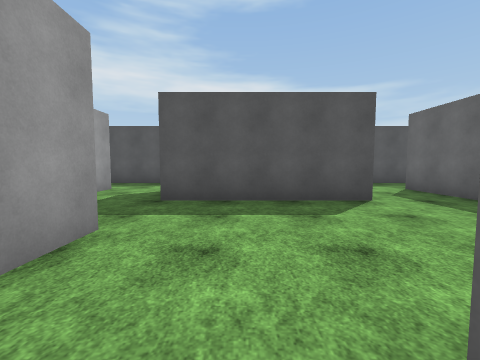
view 1 (above)

24 first-person views from a walk through a Unity game level. The camera is 1.4 m above the floor, tilts 4° down and sees 90° across. The floor is counted in squares, 2 m on a side. Each view is taken from the middle of a square. On the plan, view 1 faces up. The plan holds only what a view shows up to about 9 squares ahead; the rest is blank. The place goes on beyond the plan. The player is left out. Surface patterns are stand-ins for the level's own textures.

view 2
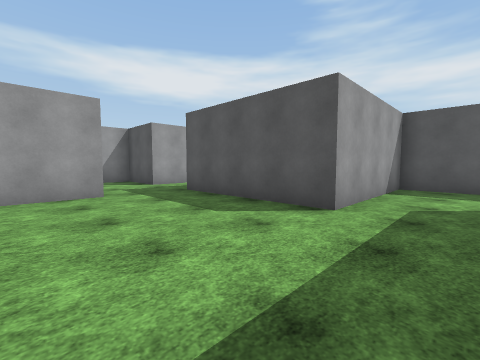

view 3
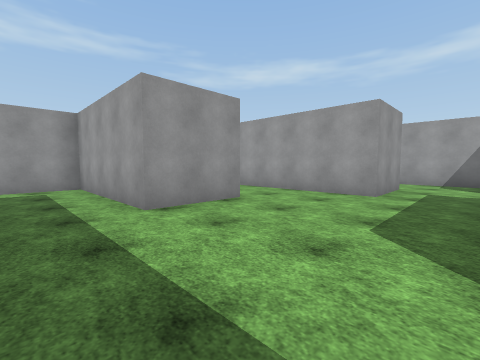

view 4
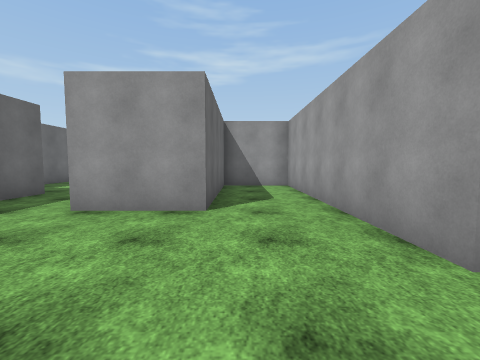

view 5
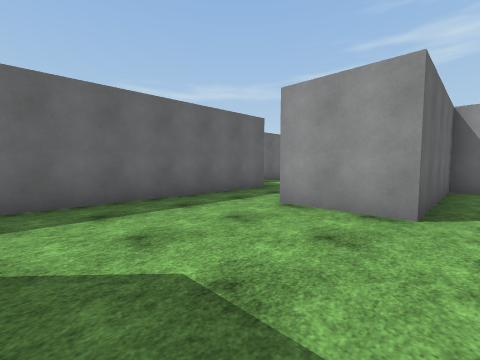

view 6
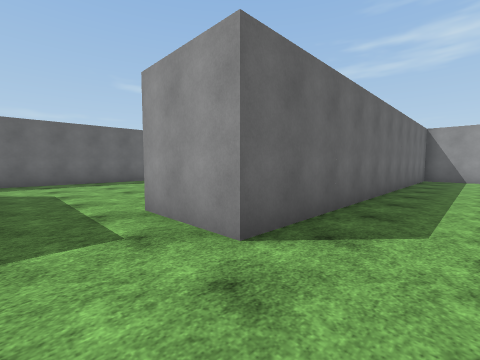

view 7
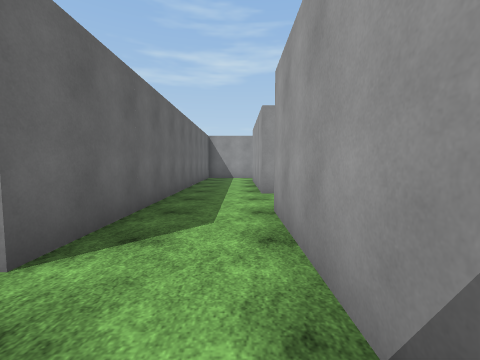

view 8
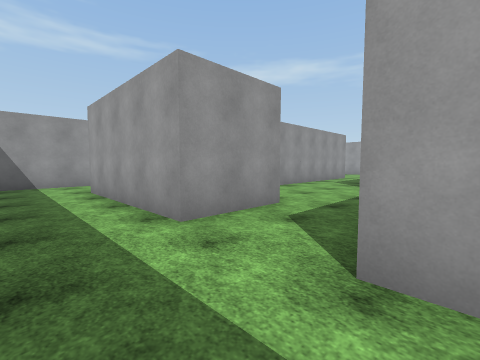

view 9
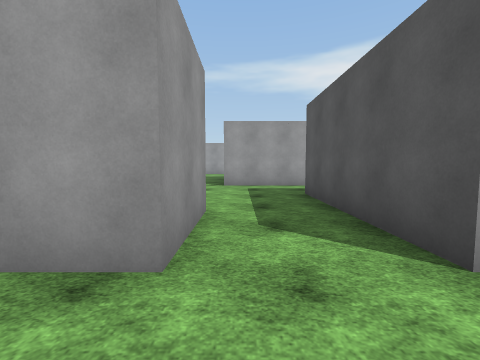

view 10
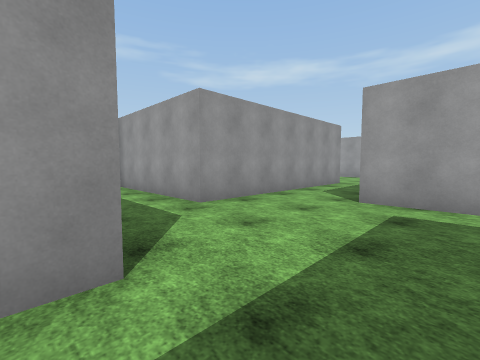

view 11
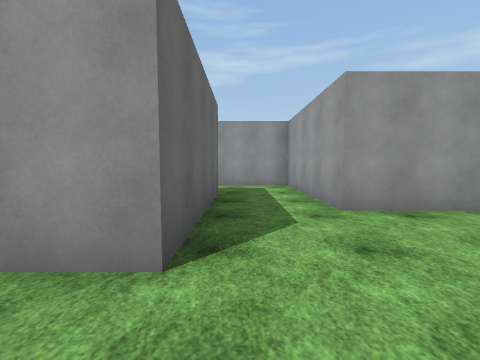

view 12
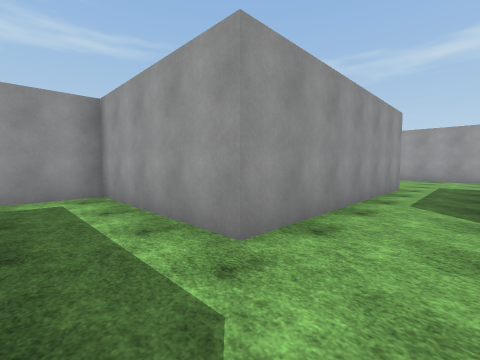

view 13
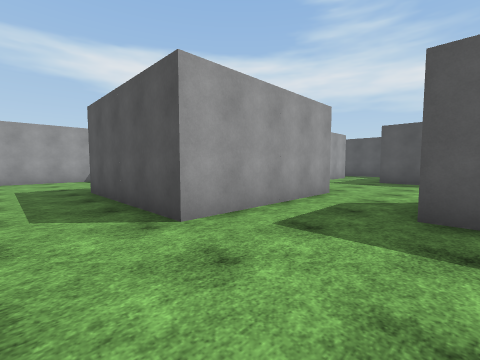

view 14
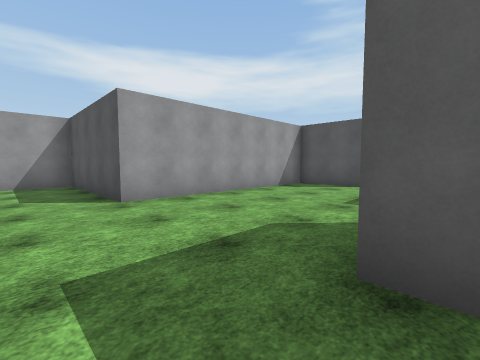

view 15
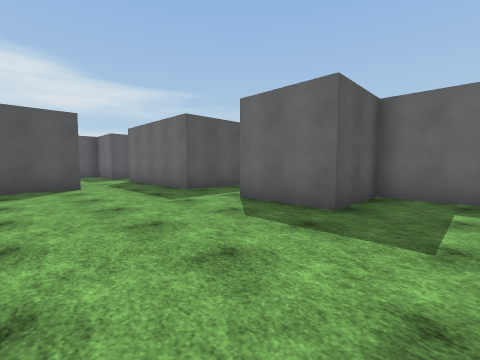

view 16
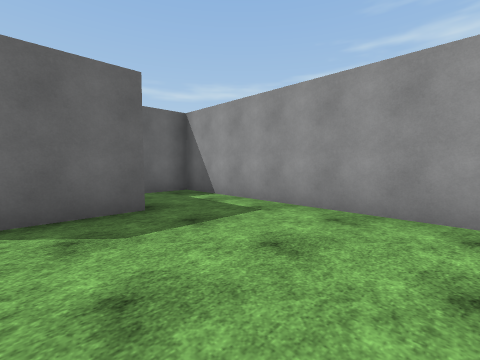

view 17
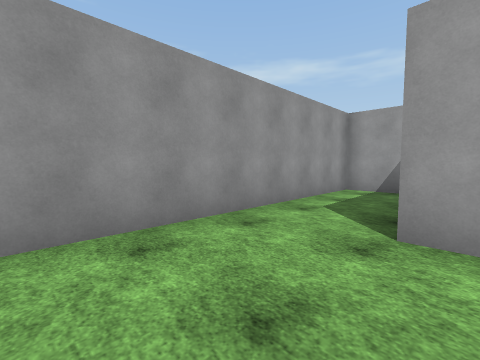

view 18
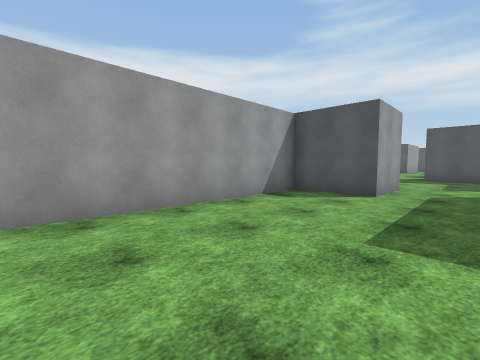

view 19
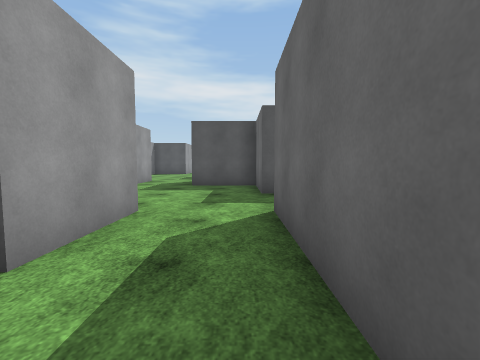

view 20
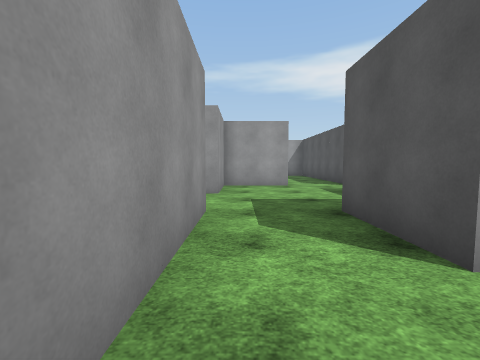

view 21
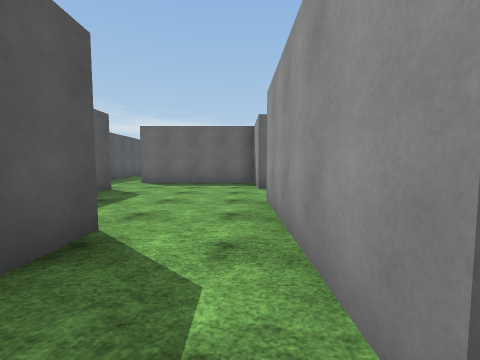

view 22
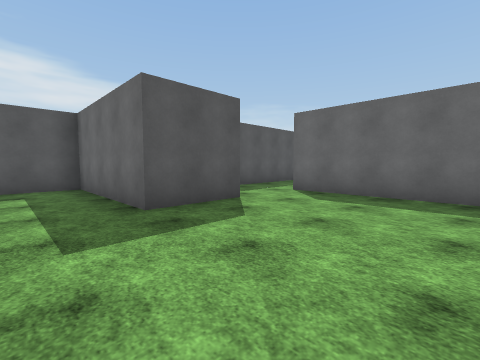

view 23
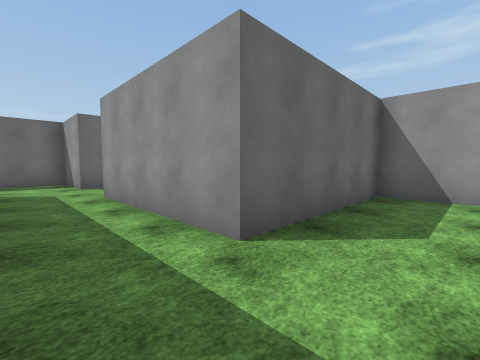

view 24
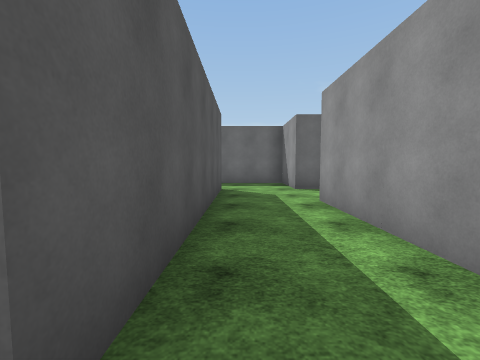

### Floor plan
Points are (right, up) in squares from view 1. A wall is a line through its corners. A room is listed if a view was taken in it or the views show most of it. See-through windows are left out.
Room 1 (views 1, 2, 3, 4, 5, 6, 7)
walls: (-3.5, 2.5) (-1.5, 2.5) (-1.5, -3.5) (0.5, -3.5) (0.5, 0.5) (2.5, 0.5) (2.5, -1.5); (2.5, 6.5) (2.5, 4.5) (-1.5, 4.5); (4.5, -1.5) (4.5, 6.5); (-3.5, 4.5) (-5.2, 4.5); (-5.5, 4.4) (-5.5, 2.5)
ways out: opening at (-4.5, 1.5) to room 2; opening at (-2.5, 5.5) to room 5; opening at (3.5, -0.5); opening at (3.5, 5.5)
Room 2 (views 8, 9)
walls: (-5.5, -1.5) (-5.5, -5.5); (-5.5, 2.5) (-5.5, 0.5); (-5.5, -7.5) (-3.5, -7.5) (-3.5, 2.5)
ways out: opening at (-4.5, 1.5) to room 1; opening at (-6.5, -0.5) to room 3; opening at (-6.5, -6.5) to room 7
Room 3 (views 10, 11, 12, 13)
walls: (-10.5, -3.5) (-9.5, -3.5) (-9.5, -5.5); (-11.5, 0.5) (-11.5, -1.5); (-7.5, -5.5) (-7.5, -1.5) (-5.5, -1.5); (-5.5, 0.5) (-9.5, 0.5)
ways out: opening at (-6.5, -0.5) to room 2; opening at (-11.5, -2.5) to room 4; opening at (-10.5, 1.5) to room 5; opening at (-8.5, -4.5) to room 7
Room 4 (views 14, 15, 16, 17, 18, 19)
walls: (-11.5, -1.5) (-15.5, -1.5) (-15.5, 2.5); (-22.5, -7.5) (-13.5, -7.5) (-13.5, -5.5) (-15.5, -5.5) (-15.5, -3.5) (-10.5, -3.5); (-17.5, 2.5) (-17.5, 0.5) (-19.5, 0.5) (-19.5, -5.5) (-22.5, -5.5)
ways out: opening at (-11.5, -2.5) to room 3; opening at (-16.5, 1.5) to room 6
Room 5 (views 20, 22, 23, 24)
walls: (-9.5, 6.5) (-11.5, 6.5); (-9.5, 2.5) (-7.5, 2.5) (-7.5, 6.5) (-3.5, 6.5) (-3.5, 4.5); (-1.5, 5.8) (-1.5, 6.5) (0.5, 6.5) (0.5, 8.6); (-13.5, 2.5) (-11.5, 2.5) (-11.5, 0.5); (-1.5, 8.5) (-7.6, 8.5)
ways out: opening at (-2.5, 5.5) to room 1; opening at (-10.5, 1.5) to room 3; opening at (-14.5, 3.5) to room 6; opening at (-12.5, 7.5)
Room 6 (view 21)
walls: (-15.5, 2.5) (-13.5, 2.5); (-19.5, 4.5) (-19.5, 2.5) (-17.5, 2.5); (-13.5, 4.5) (-15.5, 4.5) (-15.5, 6.5) (-17.5, 6.5)
ways out: opening at (-16.5, 1.5) to room 4; opening at (-14.5, 3.5) to room 5; opening at (-20.5, 5.5); opening at (-18.5, 7.5)
Room 7 (no view inside)
walls: (-9.5, -5.5) (-9.5, -7.5) (-5.5, -7.5)
ways out: opening at (-6.5, -6.5) to room 2; opening at (-8.5, -4.5) to room 3

Positions as (right, up) in squares from view 1, and headings:
1: (0, 0), facing up
2: (4, 1), facing up-left
3: (4, 4), facing down-left
4: (0, 4), facing down
5: (0, 4), facing down-right
6: (-5, 4), facing down-right
7: (-5, 4), facing down
8: (-4, 1), facing down-left
9: (-4, -1), facing left
10: (-7, 0), facing down-left
11: (-8, 0), facing down
12: (-8, -2), facing down-left
13: (-9, -3), facing up-left
14: (-15, -7), facing up-left
15: (-19, -7), facing up-right
16: (-19, -4), facing down-right
17: (-17, -5), facing down-left
18: (-16, -5), facing up-left
19: (-16, -1), facing up
20: (-12, 3), facing left
21: (-16, 3), facing right
22: (-13, 3), facing up-right
23: (-9, 8), facing down-right
24: (-8, 8), facing right
